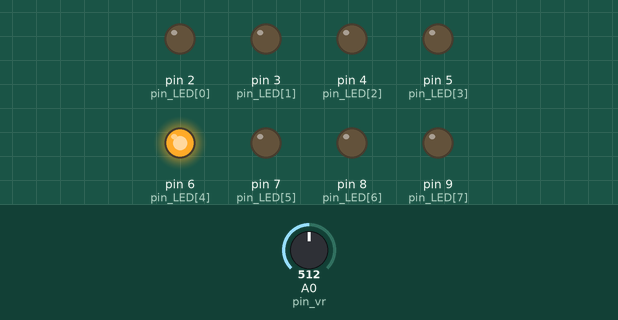
The sketch below on a simulated Arduino Uno, built with avr-gcc and run on an emulated ATmega328P. Parts: output pins drawn as LEDs (lit = HIGH). Inputs (shaded band) come from the test bench; at power-on: A0 (pin_vr) = 512.

Above: at 1.2 s.
1.3 s: A0 (pin_vr) set to 627
2.8 s: A0 (pin_vr) set to 653
At 3.5 s:
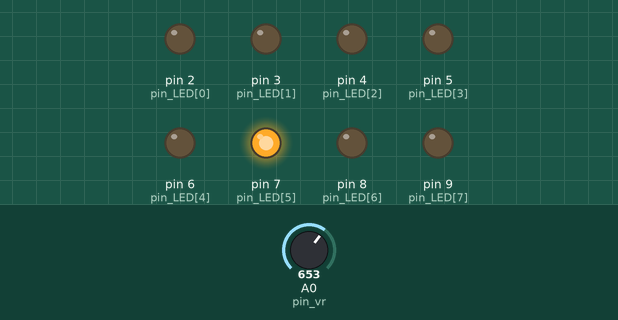
4.3 s: A0 (pin_vr) set to 511
At 4.7 s:
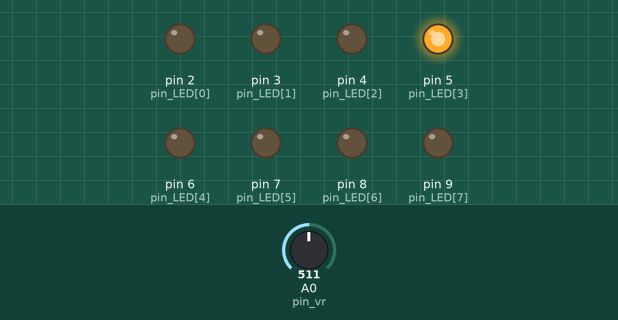
5.8 s: A0 (pin_vr) set to 392
7.3 s: A0 (pin_vr) set to 367
At 8.2 s:
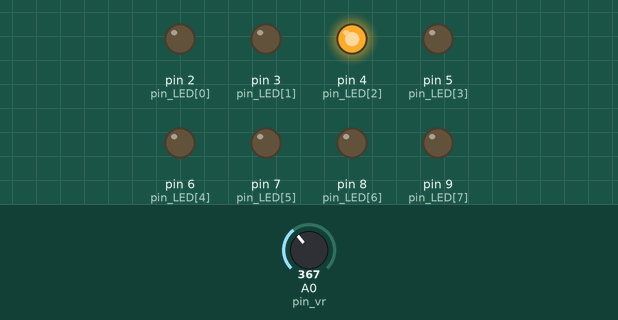
8.8 s: A0 (pin_vr) set to 716
At 9.3 s:
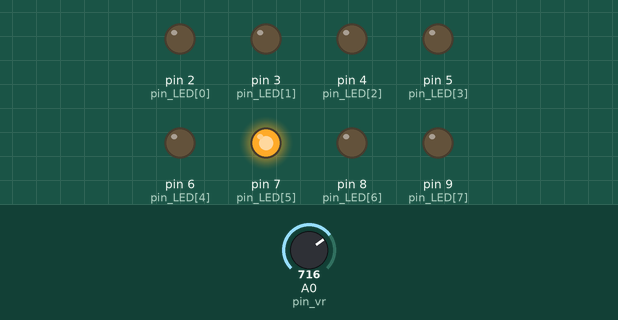
Timing chart, 0 to 11.3 s (numbered marks = the images above; inputs shaded):
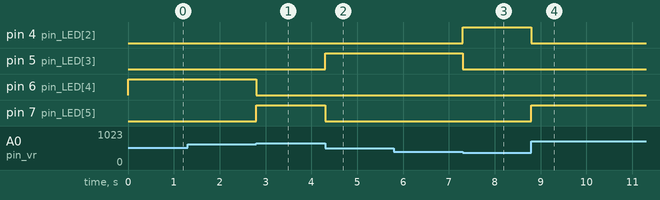

Measured:
- the behaviour switches between 639 and 640 on A0 (pin_vr) (found by bisection; images 0 and 1)
- the behaviour switches between 384 and 383 on A0 (pin_vr) (found by bisection; images 2 and 3)
- after the input at 1.3 s, every drawn part: stays the same
- after the input at 2.8 s, pin 6 (pin_LED[4]): HIGH → LOW at once; pin 7 (pin_LED[5]): LOW → HIGH at once
- after the input at 4.3 s, pin 5 (pin_LED[3]): LOW → HIGH at once; pin 7 (pin_LED[5]): HIGH → LOW at once
- after the input at 5.8 s, every drawn part: stays the same
- after the input at 7.3 s, pin 4 (pin_LED[2]): LOW → HIGH at once; pin 5 (pin_LED[3]): HIGH → LOW at once
- after the input at 8.8 s, pin 4 (pin_LED[2]): HIGH → LOW at once; pin 7 (pin_LED[5]): LOW → HIGH at once

The sketch:

EX_14_01.ino
```cpp
int pin_vr = A0;
int pin_LED[] = {2, 3, 4, 5, 6, 7, 8, 9};

void setup() {
  for (int i = 0; i < 8; i++) {   // LED 연결 핀을 출력으로 설정
    pinMode(pin_LED[i], OUTPUT);
  }
}

void loop() {
  int value = analogRead(pin_vr);   // 가변저항 읽기
  int LEDposition = value >> 7;

  for (int i = 0; i < 8; i++) {
    if (i == LEDposition) {
      digitalWrite(pin_LED[i], HIGH);
    }
    else {
      digitalWrite(pin_LED[i], LOW);
    }
  }
}
```
